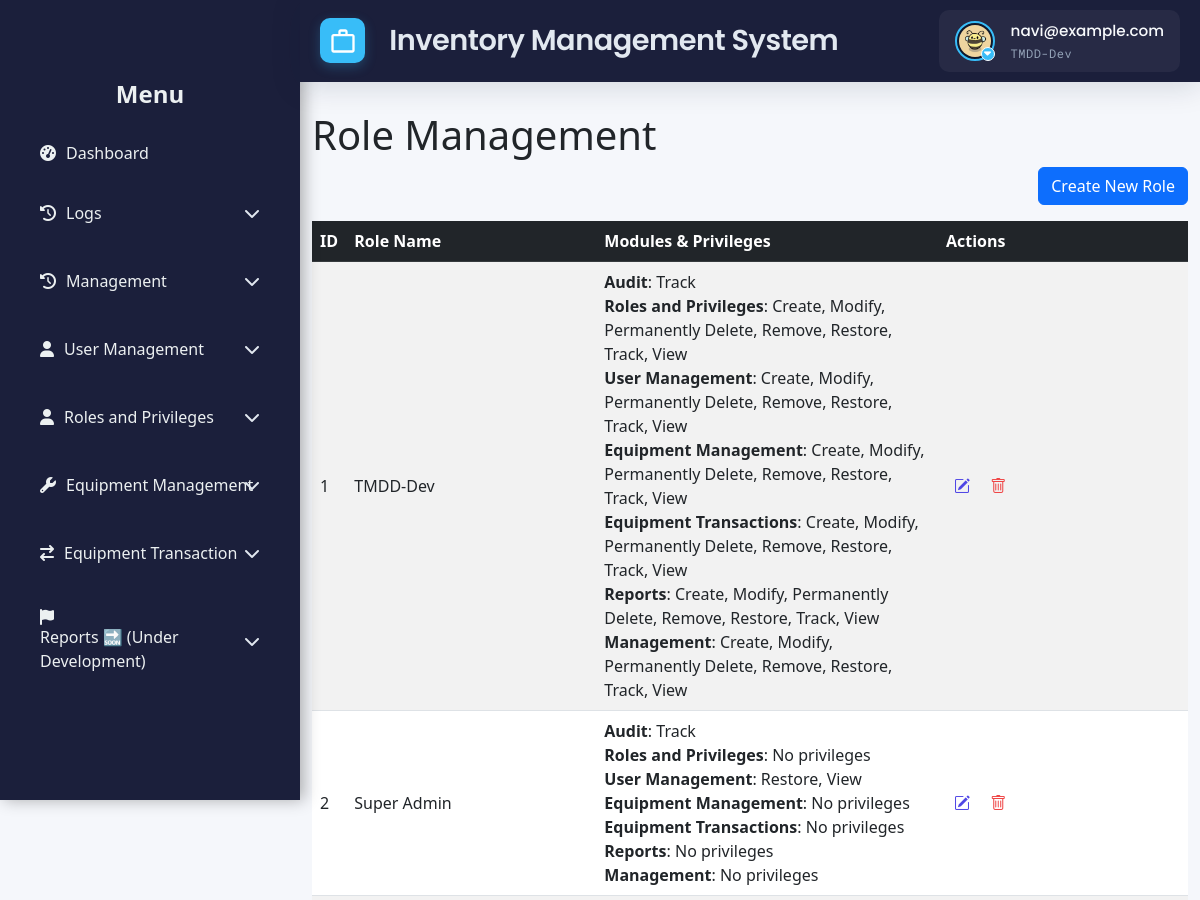
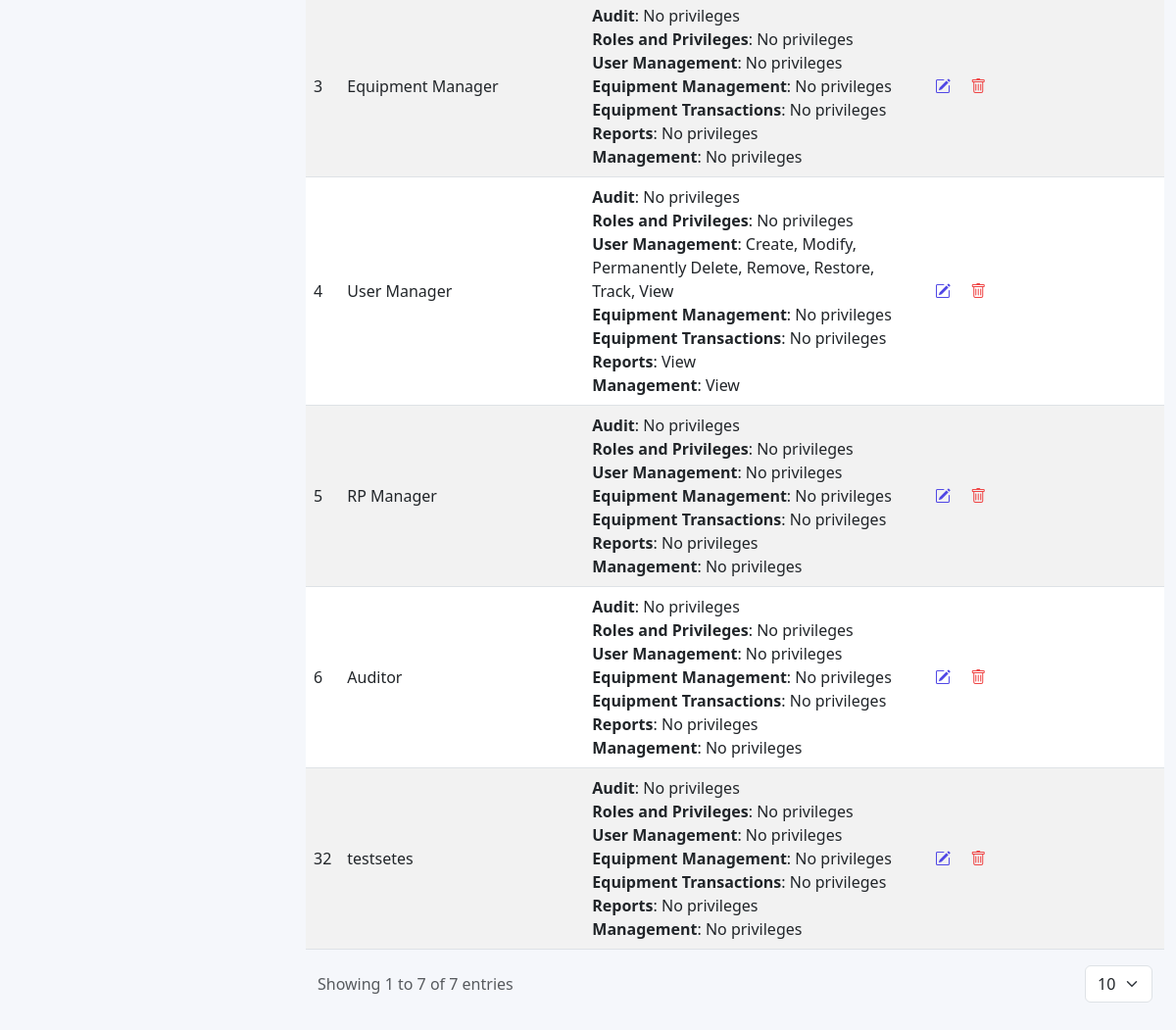
Page /src/view/php/modules/rolesandprivilege_manager/role_manager/manage_roles.php (signed in) on the committed database (2 pictures, top to bottom).
### tables this page shows
CREATE TABLE IF NOT EXISTS `users` (
  `id` int NOT NULL AUTO_INCREMENT,
  `username` varchar(50) NOT NULL,
  `email` varchar(100) NOT NULL,
  `password` varchar(255) NOT NULL,
  `first_name` varchar(100) DEFAULT NULL,
  `last_name` varchar(100) DEFAULT NULL,
  `date_created` timestamp NULL DEFAULT CURRENT_TIMESTAMP,
  `status` enum('Offline','Online') NOT NULL,
  `is_disabled` tinyint(1) NOT NULL DEFAULT '0',
  `profile_pic_path` varchar(2048) DEFAULT NULL,
  PRIMARY KEY (`id`),
  UNIQUE KEY `username` (`username`),
  UNIQUE KEY `email` (`email`)
);

CREATE TABLE IF NOT EXISTS `modules` (
  `id` int NOT NULL AUTO_INCREMENT,
  `module_name` varchar(100) NOT NULL,
  PRIMARY KEY (`id`),
  UNIQUE KEY `module_name` (`module_name`)
);

CREATE TABLE IF NOT EXISTS `roles` (
  `id` int NOT NULL AUTO_INCREMENT,
  `role_name` varchar(100) NOT NULL,
  `is_disabled` tinyint(1) NOT NULL DEFAULT '0',
  PRIMARY KEY (`id`),
  UNIQUE KEY `role_name` (`role_name`)
);

### src/control/RBACService.php (called while the page is built, shortened)
<?php
final class RBACService
{
    private array $privileges = [];
    public function __construct(
        private \PDO $pdo,
        int $userId
    ) {
        $this->loadUserPrivileges($userId);
    }
    private function loadUserPrivileges(int $userId): void
    {
        $sql = <<<'SQL'
        SELECT
          m.module_name,
          p.priv_name
        FROM user_department_roles ur
        JOIN roles r
          ON ur.role_id = r.id
         AND r.is_disabled = 0
        JOIN role_module_privileges rmp
          ON rmp.role_id = r.id
        JOIN modules m
          ON rmp.module_id = m.id
        JOIN privileges p
          ON rmp.privilege_id = p.id
         AND p.is_disabled = 0
       WHERE ur.user_id = ?
    SQL;
        $stmt = $this->pdo->prepare($sql);
        $stmt->execute([$userId]);
        while ($row = $stmt->fetch(\PDO::FETCH_ASSOC)) {
            $this->privileges[$row['module_name']][] = $row['priv_name'];
        }
    }
    public function hasPrivilege(string $module, string $priv): bool
    {
        return isset($this->privileges[$module])
            && in_array($priv, $this->privileges[$module], true);
    }
}

### src/view/php/modules/rolesandprivilege_manager/role_manager/manage_roles.php (the view, shortened to what this page needs)
<?php
require_once('../../../../../../config/ims-tmdd.php');
include '../../../general/header.php';
include '../../../general/sidebar.php';
include '../../../general/footer.php';
$rbac = new RBACService($pdo, $_SESSION['user_id']);
$rbac->requirePrivilege('Roles and Privileges', 'View');
$canCreate = $rbac->hasPrivilege('Roles and Privileges', 'Create');
$canModify = $rbac->hasPrivilege('Roles and Privileges', 'Modify');
$canRemove = $rbac->hasPrivilege('Roles and Privileges', 'Remove');
$sql = "
SELECT
    r.id AS Role_ID,
    r.role_name AS Role_Name,
    m.id AS Module_ID,
    m.module_name AS Module_Name,
    CASE
        WHEN LOWER(m.module_name) = 'audit' THEN
            COALESCE((
                SELECT GROUP_CONCAT(p.priv_name ORDER BY p.priv_name SEPARATOR ', ')
                FROM role_module_privileges rmp2
                JOIN privileges p ON p.id = rmp2.privilege_id
                WHERE rmp2.role_id = r.id
                  AND rmp2.module_id = m.id
            ), 'No privileges')
        ELSE
            COALESCE((
                SELECT GROUP_CONCAT(p.priv_name ORDER BY p.priv_name SEPARATOR ', ')
                FROM role_module_privileges rmp2
                JOIN privileges p ON p.id = rmp2.privilege_id
                WHERE rmp2.role_id = r.id
                  AND rmp2.module_id = m.id
            ), 'No privileges')
    END AS Privileges
FROM roles r
CROSS JOIN modules m
WHERE r.is_disabled = 0
ORDER BY r.id, m.id;
";
$stmt = $pdo->prepare($sql);
$stmt->execute();
$roleData = $stmt->fetchAll(PDO::FETCH_ASSOC);
$roles = [];
foreach ($roleData as $row) {
    $roleID = $row['Role_ID'];
    if (!isset($roles[$roleID])) {
        $roles[$roleID] = [
            'Role_Name' => $row['Role_Name'],
            'Modules' => []
        ];
    }
    $moduleName = !empty($row['Module_Name']) ? $row['Module_Name'] : 'General';
    if (!isset($roles[$roleID]['Modules'][$moduleName])) {
        $roles[$roleID]['Modules'][$moduleName] = [];
    }
    if (!empty($row['Privileges'])) {
        $roles[$roleID]['Modules'][$moduleName][] = $row['Privileges'];
    }
}
?>
<!DOCTYPE html>
<html lang="en">
<head>
</head>
<body>
<div class="wrapper">
    <div class="main-content container-fluid">
        <header class="main-header">
            <h1> Role Management</h1>
        </header>
        <div class="d-flex justify-content-end mb-3">
            <?php if ($canCreate): ?>
            <button type="button" class="btn btn-primary ms-2" data-bs-toggle="modal" data-bs-target="#addRoleModal">
                Create New Role
            </button>
            <?php endif; ?>
        </div>
        <div class="table-responsive" id="table">
            <table id="rolesTable" class="table table-striped table-hover align-middle">
                <thead class="table-dark">
                <tr>
                    <th style="width: 25px;">ID</th>
                    <th style="width: 250px;">Role Name</th>
                    <th>Modules & Privileges</th>
                    <th style="width: 250px;">Actions</th>
                </tr>
                </thead>
                <tbody>
                <?php if (!empty($roles)): ?>
                    <?php foreach ($roles as $roleID => $role): ?>
                        <tr data-role-id="<?php echo $roleID; ?>">
                            <td><?php echo htmlspecialchars($roleID); ?></td>
                            <td class="role-name"><?php echo htmlspecialchars($role['Role_Name']); ?></td>
                            <td class="privilege-list">
                                <?php foreach ($role['Modules'] as $moduleName => $privileges): ?>
                                    <div>
                                        <strong><?php echo htmlspecialchars($moduleName); ?></strong>:
                                        <?php echo !empty($privileges)
                                            ? implode(', ', array_map('htmlspecialchars', $privileges))
                                            : '<em>No privileges</em>'; ?>
                                    </div>
                                <?php endforeach; ?>
                            </td>
                            <td>
                                <?php if ($canModify): ?>
                                <button type="button" class="edit-btn edit-role-btn"
                                        data-role-id="<?php echo $roleID; ?>" data-bs-toggle="modal"
                                        data-bs-target="#editRoleModal">
                                    <i class="bi bi-pencil-square"></i>
                                </button>
                                <?php endif; ?>
                                <?php if ($canRemove): ?>
                                <button type="button" class="delete-btn delete-role-btn"
                                        data-role-id="<?php echo $roleID; ?>"
                                        data-role-name="<?php echo htmlspecialchars($role['Role_Name']); ?>"
                                        data-bs-toggle="modal" data-bs-target="#confirmDeleteModal">
                                    <i class="bi bi-trash"></i>
                                </button>
                                <?php endif; ?>
                            </td>
                        </tr>
                    <?php endforeach; ?>
                <?php else: ?>
                    <tr>
                        <td colspan="4">No roles found.</td>
                    </tr>
                <?php endif; ?>
                </tbody>
            </table>
            <div class="container-fluid">
                <div class="row align-items-center g-3">
                    <div class="col-12 col-sm-auto">
                        <div class="text-muted">
                            Showing <span id="currentPage">1</span> to <span id="rowsPerPage">20</span> of <span
                                    id="totalRows">100</span> entries
                        </div>
                    </div>
                    <div class="col-12 col-sm-auto ms-sm-auto">
                        <div class="d-flex align-items-center gap-2">
                            <select id="rowsPerPageSelect" class="form-select" style="width: auto;">
                                <option value="10" selected>10</option>
                            </select>
                        </div>
                    </div>
                </div>
                <div class="row mt-3">
                    <div class="col-12">
                    </div>
                </div>
            </div>
        </div>
    </div>
</div>
</body>
</html>

### src/view/php/general/header.php (shortened to what this page needs)
<?php
$user_id = $_SESSION['user_id'] ?? null;
if ($user_id !== null) {
   $stmt = $pdo->prepare("SELECT profile_pic_path FROM users WHERE id = ?");
   $stmt->execute([$user_id]);
   $user = $stmt->fetch(PDO::FETCH_ASSOC);
} else {
   die("User not logged in.");
}
$role = isset($_SESSION["role"]) ? $_SESSION["role"] : "";
$email = $_SESSION['email'];
?>
<!DOCTYPE html>
<html lang="en">
<head>
    <link href="https://cdn.jsdelivr.net/npm/bootstrap@5.2.3/dist/css/bootstrap.min.css" rel="stylesheet">
    <link href="https://cdn.jsdelivr.net/npm/bootstrap-icons@1.10.3/font/bootstrap-icons.css" rel="stylesheet">
    <link rel="stylesheet"
          href="https://cdn.jsdelivr.net/npm/bootstrap@5.3.0/dist/css/bootstrap.min.css">
    <link rel="stylesheet"
          href="https://cdnjs.cloudflare.com/ajax/libs/font-awesome/6.4.0/css/all.min.css">
    <link href="https://cdn.jsdelivr.net/npm/select2@4.1.0-rc.0/dist/css/select2.min.css" rel="stylesheet" />
    <link href="https://cdn.jsdelivr.net/npm/select2@4.1.0-rc.0/dist/css/select2.min.css" rel="stylesheet" />
    <link rel="stylesheet" href="<?php echo BASE_URL; ?>src/view/styles/css/toast.css">
    <link rel="stylesheet" href="<?php echo BASE_URL; ?>src/view/styles/css/header_footer.css">
</head>
<body>
<header class="header">
      <div class="logo-container">
        <div class="logo-icon">
            <svg viewBox="0 0 24 24">
                <path d="M20 6h-4V4c0-1.1-.9-2-2-2h-4c-1.1 0-2 .9-2 2v2H4c-1.1 0-2 .9-2 2v12c0 1.1.9 2 2 2h16c1.1 0 2-.9 2-2V8c0-1.1-.9-2-2-2zM10 4h4v2h-4V4zm10 16H4V8h16v12z"/>
            </svg>
        </div>
        <div>
            <div class="logo-text">Inventory Management System</div>
        </div>
    </div>
    <div class="header-widgets">
        <div class="user-profile" onclick="toggleDropdown()">
            <div class="profile-picture-container">
            <img
                src="<?= BASE_URL .
                    (
                        !empty($user['profile_pic_path'])
                            ? 'public/' . htmlspecialchars($user['profile_pic_path'])
                            : 'public/assets/img/default_profile.jpg'
                    )
                ?>"
                alt="User Profile"
                class="profile-picture"
            />
                <span class="dropdown-indicator"><i class="fas fa-caret-down"></i></span>
            </div>
            <div class="user-info">
                <div class="user-name"><?php echo $email; ?></div>
                <div class="user-role"><?php echo $role; ?> </div>
            </div>
        </div>
    </div>
</header>
</body>
</html>

### src/view/styles/css/header_footer.css (style rules this page uses)
* { margin: 0; padding: 0; box-sizing: border-box; }
body { background: #f5f7fb; }
.header { display: flex; justify-content: space-between; align-items: center; background: #1B1F3B; padding: 10px 20px; box-shadow: 0 4px 30px rgba(11, 25, 51, 0.15); position: fixed; top: 0; left: 300px; right: 0; z-index: 900; }
.main-content { margin-left: 300px; padding-top: 70px; }
.logo-container { display: flex; align-items: center; gap: 1.2rem; }
.logo-icon { width: 45px; height: 45px; background: #38BDF8; border-radius: 10px; display: grid; place-items: center; box-shadow: 0 4px 12px rgba(56, 189, 248, 0.25); margin-left: 0; }
.logo-icon svg { width: 28px; height: 28px; fill: white; }
.logo-text { font-family: 'Poppins', sans-serif; font-size: 1.8rem; font-weight: 600; color: #E2E8F0; letter-spacing: -0.5px; margin-left: 5px; }
.header-widgets { display: flex; align-items: center; gap: 2.5rem; }
.user-profile { display: flex; align-items: center; gap: 1rem; padding: 0.6rem 1rem; background: rgba(255, 255, 255, 0.05); border-radius: 10px; position: relative; cursor: pointer; width: 100%; }
.user-info { display: flex; flex-direction: column; gap: 2px; }
.user-name { font-family: 'Poppins', sans-serif; color: #F8FAFC; font-size: 0.95rem; font-weight: 500; }
.user-role { font-family: 'Roboto Mono', monospace; color: #94A3B8; font-size: 0.75rem; letter-spacing: 0.5px; }
.profile-picture-container { position: relative; display: inline-block; }
.profile-picture { width: 40px; height: 40px; border-radius: 50%; border: 2px solid #38BDF8; object-fit: cover; padding: 2px; background: #0F172A; }
.dropdown-indicator { position: absolute; bottom: 0; right: 0; background-color: #38bdf8; color: white; font-size: 0.7rem; width: 14px; height: 14px; border-radius: 50%; display: grid; place-items: center; border: 1px solid white; pointer-events: none; }

### src/view/styles/css/sidebar.css (style rules this page uses)
:root { --sidebar-bg-start: #2c3e50; --sidebar-bg-end: #34495e; --sidebar-text: #ecf0f1; --hover-bg: rgba(255, 255, 255, 0.1); }

### src/view/php/modules/rolesandprivilege_manager/role_manager/manage_roles.php (style rules this page uses)
.wrapper { display: flex; min-height: 100vh; }
.main-content { flex: 1; margin-left: 300px; }
.edit-btn, .delete-btn { background: none; border: none; cursor: pointer; padding: 0.375rem; border-radius: 9999px; transition: all 0.2s ease; display: inline-flex; align-items: center; justify-content: center; width: 2rem; height: 2rem; }
.edit-btn { color: #4f46e5; }
.delete-btn { color: #ef4444; }

### rows in the picture
users: profile_pic_path (picture)
modules: module_name "Management"
roles: id "32", Role_Name "testsetes", moduleName "Audit", privileges "No privileges", moduleName "Roles and Privileges", moduleName "User Management", moduleName "Equipment Management", moduleName "Equipment Transactions", moduleName "Reports", modules.module_name "Management"

### other values in the picture
$email "navi@example.com"
$role "TMDD-Dev"
$roleID "1"
$role['Role_Name'] "TMDD-Dev"
$moduleName "Audit"
implode(', ', array_map('htmlspecialchars', $privileges)) "Track"
$moduleName "Roles and Privileges"
implode(', ', array_map('htmlspecialchars', $privileges)) "Create, Modify, Permanently Delete, Remove, Restore, Track, View"
$moduleName "User Management"
$moduleName "Equipment Management"
$moduleName "Equipment Transactions"
$moduleName "Reports"
$roleID "2"
$role['Role_Name'] "Super Admin"
implode(', ', array_map('htmlspecialchars', $privileges)) "No privileges"
